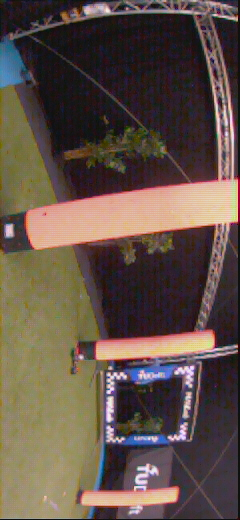
#> input picture sw/airborne/modules/AF_8_V2 alex/Playground/336281060.jpg, 240 x 520 px; its folder holds only this picture in this run
$ python Gate_Detector_V5.py
#> lines starting #> are read from the running program, lines starting #| are printed output that depends on the picture; after the words box and inside, x2 and y2 are one past the last pixel; in counts of white or black regions, pixels touching at a corner belong together
import cv2
import numpy as np
import glob
import os
import re

# ==========================================================
# CONFIGURATION
# ==========================================================
CONF = {
    # HSV Blue Range
    "BLUE_LOW":  np.array([79, 90, 120]),
    "BLUE_HIGH": np.array([137, 220, 255]),
    # BGR pre-filter — (B, G, R) order
    "BGR_LOW":  np.array([70,   17,   20]),
    "BGR_HIGH": np.array([255, 200, 150]),
    "MIN_BBOX_FRAC": 0.002,
    "MIN_ASPECT_RATIO": 2.27,
    "OPEN_KERNEL":  3,
    "CLOSE_KERNEL": 11,
    # Gate validation thresholds
    "GATE_MAX_VERT_DIFF":  0.20,  # max vertical centre diff as fraction of frame height
    "GATE_MIN_HORIZ_DIST": 0.10,  # min horizontal centre dist as fraction of frame width
    "GATE_ANGLE_THRESH":   0.5,
    "DIST_CALIB_M":        0.79,   # metres when gate spans full frame width
}

def get_full_dataset(folder_path):
    files = [f for ext in ("*.jpg", "*.png", "*.jpeg", "*.bmp") for f in glob.glob(os.path.join(folder_path, ext))]
    files.sort(key=lambda f: [int(c) if c.isdigit() else c for c in re.split(r'(\d+)', f)])
    return files

def find_blue_pillars(mask, img_h, img_w):
    """Finds large vertical blue contours.
    Returns:
        pillar_x    – list of X centre positions of accepted pillars
        accepted    – list of (contour, bounding_rect) that passed all filters
        rejected    – list of (contour, bounding_rect) that failed area/aspect filters
    """
    min_bbox_px = CONF["MIN_BBOX_FRAC"] * img_h * img_w
    contours, _ = cv2.findContours(mask, cv2.RETR_EXTERNAL, cv2.CHAIN_APPROX_SIMPLE)
    pillars_x = []
    accepted = []
    rejected = []

    for cnt in contours:
        x, y, w, h = cv2.boundingRect(cnt)
        bbox_area = w * h
        aspect_ratio = h / w if w > 0 else 0
        area_ok  = bbox_area > min_bbox_px
        aspect_ok = aspect_ratio >= CONF["MIN_ASPECT_RATIO"]
        if area_ok and aspect_ok:
            pillars_x.append(x + w // 2)
            accepted.append((cnt, (x, y, w, h)))
        else:
            rejected.append((cnt, (x, y, w, h)))

    best_pair = []
    best_dist = -1
    for i in range(len(accepted)):
        for j in range(i + 1, len(accepted)):
            xi = accepted[i][1][0] + accepted[i][1][2] // 2
            xj = accepted[j][1][0] + accepted[j][1][2] // 2
            dist = abs(xi - xj)
            if dist > best_dist:
                best_dist = dist
                best_pair = sorted([accepted[i], accepted[j]], key=lambda c: c[1][0])

    results = [item[1][0] + item[1][2] // 2 for item in best_pair]
    return results, accepted, rejected

if __name__ == "__main__":
    path = "Data/Playground"
    images = get_full_dataset(path)

    cv2.namedWindow("1. Base Feed")
    cv2.namedWindow("2. Blue Mask")
    cv2.namedWindow("3. Contours / Blobs")
    cv2.namedWindow("4. Gate Detection")
    cv2.namedWindow("5. Camera + Gate")
    cv2.createTrackbar("Index", "4. Gate Detection", 0, max(0, len(images) - 1), lambda x: None)

    while True:
        idx = cv2.getTrackbarPos("Index", "4. Gate Detection")
        img_input = cv2.imread(images[idx])
#> img_input is the input picture: shape (520, 240, 3); mean B, G, R 72.5, 82, 97.6
        if img_input is None: continue

        # --- ROTATION ---
        frame = cv2.rotate(img_input, cv2.ROTATE_90_COUNTERCLOCKWISE)
        h, w = frame.shape[:2]
#> h = 240; w = 520

        # 1. COLOR MASKING
        # Step A — BGR filter
        bgr_mask  = cv2.inRange(frame, CONF["BGR_LOW"], CONF["BGR_HIGH"])
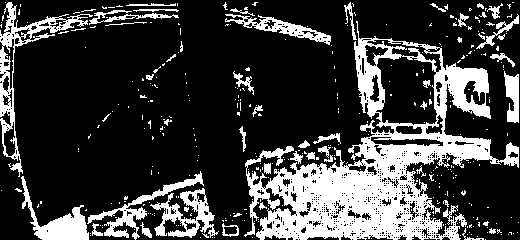
#> bgr_mask: shape (240, 520); 24.2% white; 361 white regions (314 under 20 px), largest, box (x1, y1, x2, y2) and area: (244, 21, 519, 240) 18858, (0, 2, 93, 177) 2115, (21, 176, 89, 240) 1366

        # Step B — HSV filter
        hsv = cv2.cvtColor(frame, cv2.COLOR_BGR2HSV)
#> hsv: shape (240, 520, 3); mean H, S, V 75, 89.8, 101.1
        hsv_mask  = cv2.inRange(hsv, CONF["BLUE_LOW"], CONF["BLUE_HIGH"])
#> hsv_mask: shape (240, 520); 1.5% white; 46 white regions (41 under 20 px), largest, box (x1, y1, x2, y2) and area: (40, 217, 87, 240) 797, (364, 62, 384, 115) 484, (434, 71, 445, 118) 304, (444, 136, 490, 145) 125, (507, 146, 519, 151) 34

        blue_mask = cv2.bitwise_and(bgr_mask, hsv_mask)

        # Clean up noise
        open_k  = np.ones((CONF["OPEN_KERNEL"],  CONF["OPEN_KERNEL"]),  np.uint8)
        blue_mask = cv2.morphologyEx(blue_mask, cv2.MORPH_OPEN,  open_k)
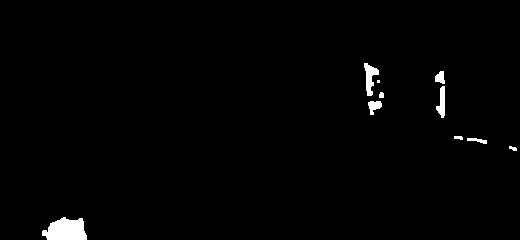
#> blue_mask: shape (240, 520); 1.3% white; 10 white regions (1 under 20 px), largest, box (x1, y1, x2, y2) and area: (42, 217, 87, 240) 778, (364, 63, 379, 96) 253, (436, 86, 445, 118) 176

        # Bridge vertical gaps
        close_k = np.ones((CONF["CLOSE_KERNEL"], 1), np.uint8)   # height × 1 px wide
        blue_mask = cv2.morphologyEx(blue_mask, cv2.MORPH_CLOSE, close_k)
#> blue_mask: shape (240, 520); 1.4% white; 6 white regions

        # 2. DETECTION
        pillar_x, accepted, rejected = find_blue_pillars(blue_mask, h, w)
#> in find_blue_pillars, `contours, _ = cv2.findContours(mask, cv2.RETR_EXTERNAL, cv2.CHAIN_APPR..`: contours = 6 contours, 2 with area under 20; largest, box (x1, y1, x2, y2) and area: (42, 217, 87, 240) 734, (364, 63, 384, 115) 404, (435, 71, 445, 118) 230, (467, 138, 487, 144) 44
#> the loop in find_blue_pillars, `for cnt in contours:` made 6 passes
#> (x, y, w, h, bbox_area, aspect_ratio, area_ok, aspect_ok) on passes 1 to 6: (42, 217, 45, 23, 1035, 0.511, True, False), (509, 146, 8, 5, 40, 0.625, False, False), (467, 138, 20, 6, 120, 0.3, False, False), (454, 136, 9, 4, 36, 0.444, False, False), (435, 71, 10, 47, 470, 4.7, True, True), (364, 63, 20, 52, 1040, 2.6, True, True)
#> after the loop in find_blue_pillars, `for cnt in contours:`: accepted = 2 items; pillars_x = [440, 374]; rejected = 4 items
#> the loop in find_blue_pillars, `for i in range(len(accepted)):` made 2 passes
#> after the loop in find_blue_pillars, `for i in range(len(accepted)):`: best_dist = 66; best_pair = 2 items
#> in find_blue_pillars, `results = [item[1][0] + item[1][2] // 2 for item in best_pair]`: results = [374, 440]
#> pillar_x = [374, 440]; accepted = 2 items; rejected = 4 items

        blob_view = frame.copy()

        # Accepted pillars
        for cnt, (bx, by, bw, bh) in accepted:
            cv2.drawContours(blob_view, [cnt], -1, (0, 255, 0), 2)
            cv2.rectangle(blob_view, (bx, by), (bx + bw, by + bh), (0, 220, 0), 1)
            ratio = bh / bw if bw > 0 else 0
            pct = 100.0 * bw * bh / (h * w)
            label = f"ar:{ratio:.2f} {pct:.1f}%"
            cv2.putText(blob_view, label, (bx, by - 4),
                        cv2.FONT_HERSHEY_SIMPLEX, 0.4, (0, 0, 0), 3, cv2.LINE_AA)
            cv2.putText(blob_view, label, (bx, by - 4),
                        cv2.FONT_HERSHEY_SIMPLEX, 0.4, (0, 255, 0), 1, cv2.LINE_AA)
#> this loop made 2 passes
#> (bx, by, bw, bh, ratio, pct, label) on passes 1 to 2: (435, 71, 10, 47, 4.7, 0.377, 'ar:4.70 0.4%'), (364, 63, 20, 52, 2.6, 0.833, 'ar:2.60 0.8%')
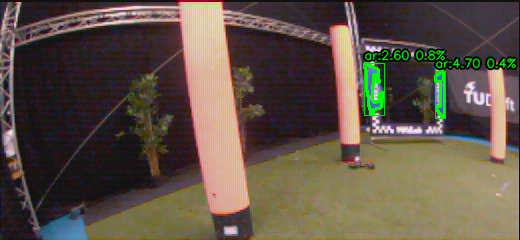
#> blob_view: shape (240, 520, 3); mean B, G, R 69.8, 82.9, 95.4
        # Rejected blobs
        for cnt, (bx, by, bw, bh) in rejected:
            cv2.drawContours(blob_view, [cnt], -1, (0, 0, 255), 1)
            cv2.rectangle(blob_view, (bx, by), (bx + bw, by + bh), (0, 0, 180), 1)
            ratio = bh / bw if bw > 0 else 0
            pct = 100.0 * bw * bh / (h * w)
            label = f":{ratio:.2f} {pct:.1f}%"
            cv2.putText(blob_view, label, (bx, by - 4),
                        cv2.FONT_HERSHEY_SIMPLEX, 0.4, (0, 0, 0), 3, cv2.LINE_AA)
            cv2.putText(blob_view, label, (bx, by - 4),
                        cv2.FONT_HERSHEY_SIMPLEX, 0.4, (0, 0, 255), 1, cv2.LINE_AA)
#> this loop made 4 passes
#> (bx, by, bw, bh, ratio, pct, label) on passes 1 to 4: (42, 217, 45, 23, 0.511, 0.829, ':0.51 0.8%'), (509, 146, 8, 5, 0.625, 0.0321, ':0.62 0.0%'), (467, 138, 20, 6, 0.3, 0.0962, ':0.30 0.1%'), (454, 136, 9, 4, 0.444, 0.0288, ':0.44 0.0%')
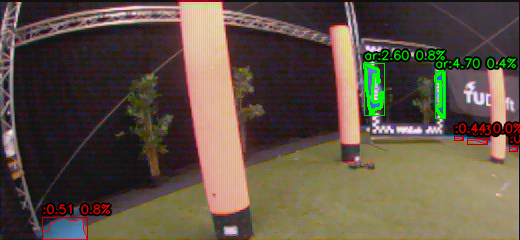
#> blob_view: shape (240, 520, 3); 1.84% of pixels changed, all inside (x1, y1, x2, y2) = (41, 121, 520, 240)

        # Debug counter top-left
        cv2.putText(blob_view, f"ACC:{len(accepted)}  REJ:{len(rejected)}", (5, 18),
                    cv2.FONT_HERSHEY_SIMPLEX, 0.5, (0, 0, 0), 3, cv2.LINE_AA)
        cv2.putText(blob_view, f"ACC:{len(accepted)}  REJ:{len(rejected)}", (5, 18),
                    cv2.FONT_HERSHEY_SIMPLEX, 0.5, (255, 255, 255), 1, cv2.LINE_AA)

        gate_view = np.zeros((h, w, 3), dtype=np.uint8)
        gate_valid = False

        if len(pillar_x) == 2:
            # Find the accepted bbox whose centre X matches each pillar_x
            def find_bbox(cx_target):
#> called with cx_target = 374
                for cnt, (bx, by, bw, bh) in accepted:
                    if bx + bw // 2 == cx_target:
                        return (bx, by, bw, bh)
#> this loop made 2 passes
#> (bx, by, bw, bh) on passes 1 to 2: (435, 71, 10, 47), (364, 63, 20, 52)
                return None

            bbox0 = find_bbox(pillar_x[0])
#> bbox0 = (364, 63, 20, 52)
            bbox1 = find_bbox(pillar_x[1])
#> the loop in find_bbox, `for cnt, (bx, by, bw, bh) in accepted:` made 1 pass
#> bbox1 = (435, 71, 10, 47)

            if bbox0 and bbox1:
                bx0, by0, bw0, bh0 = bbox0
#> bx0 = 364; by0 = 63; bw0 = 20; bh0 = 52
                bx1, by1, bw1, bh1 = bbox1
#> bx1 = 435; by1 = 71; bw1 = 10; bh1 = 47

                cy0 = by0 + bh0 // 2   # vertical centre of left pillar bbox
#> cy0 = 89
                cy1 = by1 + bh1 // 2   # vertical centre of right pillar bbox
#> cy1 = 94

                vert_diff  = abs(cy0 - cy1)
#> vert_diff = 5
                horiz_dist = abs(pillar_x[1] - pillar_x[0])
#> horiz_dist = 66

                vert_ok  = vert_diff  < CONF["GATE_MAX_VERT_DIFF"]  * h
#> vert_ok = True
                horiz_ok = horiz_dist > CONF["GATE_MIN_HORIZ_DIST"] * w
#> horiz_ok = True

                gate_valid = vert_ok and horiz_ok
#> gate_valid = True

                if gate_valid:
                    gate_cx = (pillar_x[0] + pillar_x[1]) // 2
#> gate_cx = 407
                    gate_cy = (cy0 + cy1) // 2
#> gate_cy = 91

                    area0 = bw0 * bh0   # left pillar bbox area
#> area0 = 1040
                    area1 = bw1 * bh1   # right pillar bbox area
#> area1 = 470
                    thresh = CONF["GATE_ANGLE_THRESH"]
                    if area0 > area1 * (1 + thresh):
                        angle_label = "LEFT"
                        angle_colour = (0, 165, 255)
                    elif area1 > area0 * (1 + thresh):
                        angle_label = "RIGHT"
                        angle_colour = (0, 165, 255)
                    else:
                        angle_label = "GOOD"
                        angle_colour = (0, 255, 0)

                    gate_dist_m = CONF["DIST_CALIB_M"] * w / horiz_dist if horiz_dist > 0 else None
#> gate_dist_m = 6.22

        for x in pillar_x:
            cv2.line(gate_view, (x, 0), (x, h), (255, 0, 0), 3)
#> this loop made 2 passes
#> x on passes 1 to 2: 374, 440

        if gate_valid:
            # Green centre line
            cv2.line(gate_view, (gate_cx, 0), (gate_cx, h), (0, 255, 0), 2)

            # Crosshair at gate centre
            cv2.drawMarker(gate_view, (gate_cx, gate_cy), (0, 255, 255),
                           cv2.MARKER_CROSS, 20, 2)

            cv2.putText(gate_view, "GATE DETECTED", (10, 28),
                        cv2.FONT_HERSHEY_SIMPLEX, 0.65, (0, 255, 0), 2)
            cv2.putText(gate_view, f"cx:{gate_cx}px  cy:{gate_cy}px", (10, 52),
                        cv2.FONT_HERSHEY_SIMPLEX, 0.5, (200, 200, 200), 1)
            cv2.putText(gate_view, f"cx:{100*gate_cx/w:.0f}%  cy:{100*gate_cy/h:.0f}%", (10, 70),
                        cv2.FONT_HERSHEY_SIMPLEX, 0.5, (200, 200, 200), 1)
            cv2.putText(gate_view, f"Angle: {angle_label}", (10, 92),
                        cv2.FONT_HERSHEY_SIMPLEX, 0.6, angle_colour, 2)
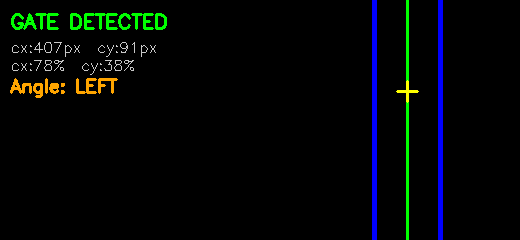
#> gate_view: shape (240, 520, 3); mean of channels 0, 1, 2 5.8, 5.9, 2.6; drawn as B, G, R
            if angle_label == "GOOD" and gate_dist_m is not None:
                cv2.putText(gate_view, f"Dist: {gate_dist_m:.2f} m", (10, 116),
                            cv2.FONT_HERSHEY_SIMPLEX, 0.6, (0, 255, 255), 2)

        elif len(pillar_x) == 2:
            cv2.putText(gate_view, "PILLARS: bad alignment", (10, 30),
                        cv2.FONT_HERSHEY_SIMPLEX, 0.55, (0, 165, 255), 2)

        cam_view = frame.copy()

        if gate_valid:
            gate_half = horiz_dist // 2
#> gate_half = 33
            sq_left   = pillar_x[0]
#> sq_left = 374
            sq_right  = pillar_x[1]
#> sq_right = 440
            sq_top    = max(0, gate_cy - gate_half)
#> sq_top = 58
            sq_bottom = min(h - 1, gate_cy + gate_half)
#> sq_bottom = 124

            # Gate square
            cv2.rectangle(cam_view, (sq_left, sq_top), (sq_right, sq_bottom),
                          (255, 255, 0), 2)

            # Centre crosshair
            cv2.drawMarker(cam_view, (gate_cx, gate_cy), (0, 255, 255),
                           cv2.MARKER_CROSS, 22, 2)
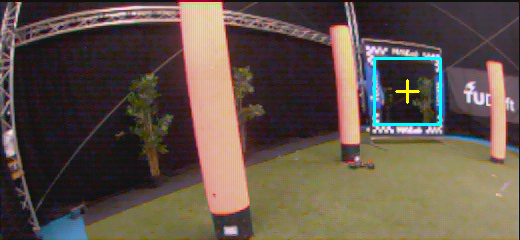
#> cam_view: shape (240, 520, 3); mean B, G, R 73.1, 83.2, 97.1

            def _txt(img, text, pt, colour, scale=0.38, thick=1):
#> called with text = 'LEFT', pt = (444, 95), colour = (0, 165, 255), scale = 0.38, thick = 1
                cv2.putText(img, text, pt, cv2.FONT_HERSHEY_SIMPLEX,
                            scale, (0, 0, 0), thick + 2, cv2.LINE_AA)
                cv2.putText(img, text, pt, cv2.FONT_HERSHEY_SIMPLEX,
                            scale, colour, thick, cv2.LINE_AA)

            if angle_label == "GOOD" and gate_dist_m is not None:
                dist_str = f"{gate_dist_m:.2f}m"
                _txt(cam_view, dist_str, (max(0, sq_left - 38), gate_cy + 4),
                     (0, 255, 255))

            _txt(cam_view, angle_label,
                 (min(w - 45, sq_right + 4), gate_cy + 4), angle_colour)

            # Bottom — cx% / cy% position
            cx_pct = 100 * gate_cx / w
#> cx_pct = 78.27
            cy_pct = 100 * gate_cy / h
#> cy_pct = 37.92
            pos_str = f"x:{cx_pct:.0f}% y:{cy_pct:.0f}%"
#> pos_str = 'x:78% y:38%'
            _txt(cam_view, pos_str,
                 (max(0, gate_cx - 32), min(h - 4, sq_bottom + 12)),
                 (200, 200, 200))
#> call 2 of _txt, with text = 'x:78% y:38%', pt = (375, 136), colour = (200, 200, 200), scale = 0.38, thick = 1
#> in _txt (call 2), `cv2.putText(img, text, pt, cv2.FONT_HERSHEY_SIMPLEX, scale, colour, th..`:
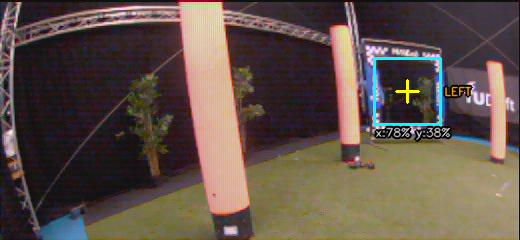
#> img: shape (240, 520, 3); mean B, G, R 72.2, 82.5, 96.4

        else:
            # No valid gate detected
            cv2.putText(cam_view, "No Detection", (w // 2 - 55, h // 2),
                        cv2.FONT_HERSHEY_SIMPLEX, 0.7, (0, 0, 0), 4, cv2.LINE_AA)
            cv2.putText(cam_view, "No Detection", (w // 2 - 55, h // 2),
                        cv2.FONT_HERSHEY_SIMPLEX, 0.7, (0, 0, 255), 2, cv2.LINE_AA)

        cv2.imshow("1. Base Feed",        frame)
        cv2.imshow("2. Blue Mask",        blue_mask)
        cv2.imshow("3. Contours / Blobs", blob_view)
        cv2.imshow("4. Gate Detection",   gate_view)
        cv2.imshow("5. Camera + Gate",    cam_view)

        if cv2.waitKey(30) & 0xFF == ord('q'): break
#> (key q is pressed here)

    cv2.destroyAllWindows()

$ run again, on sw/airborne/modules/AF_8_V2 alex/Playground/340514364.jpg
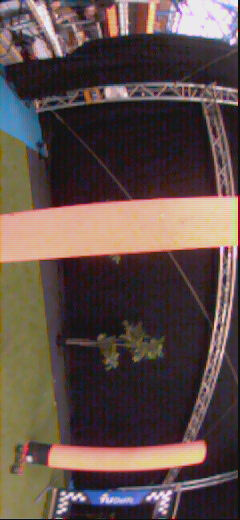
#> input picture sw/airborne/modules/AF_8_V2 alex/Playground/340514364.jpg, 240 x 520 px
#> img_input is the input picture: shape (520, 240, 3); mean B, G, R 73.6, 77.5, 94.8
#> bgr_mask: shape (240, 520); 19.7% white; 214 white regions (180 under 20 px), largest, box (x1, y1, x2, y2) and area: (261, 2, 519, 240) 10991, (39, 153, 176, 240) 2890, (80, 2, 195, 145) 2501
#> hsv: shape (240, 520, 3); mean H, S, V 84.2, 91.4, 99.3
#> hsv_mask: shape (240, 520); 1.9% white; 48 white regions (44 under 20 px), largest, box (x1, y1, x2, y2) and area: (77, 199, 150, 240) 1570, (489, 89, 506, 156) 624, (4, 6, 11, 17) 35, (482, 167, 489, 171) 20
#> contours = 7 contours, 5 with area under 20; largest, box (x1, y1, x2, y2) and area: (79, 199, 149, 240) 1488, (489, 90, 505, 155) 546
#> the loop in find_blue_pillars, `for cnt in contours:` made 7 passes
#> (x, y, w, h, bbox_area, aspect_ratio, area_ok, aspect_ok) on passes 2, 4, 7: (79, 199, 70, 41, 2870, 0.586, True, False), (489, 90, 16, 65, 1040, 4.06, True, True), (5, 6, 5, 7, 35, 1.4, False, False)
#> after the loop in find_blue_pillars, `for cnt in contours:`: accepted = 1 item; pillars_x = [497]; rejected = 6 items
#> the loop in find_blue_pillars, `for i in range(len(accepted)):` made 1 pass
#> after the loop in find_blue_pillars, `for i in range(len(accepted)):`: best_dist = -1; best_pair = []
#> `pillar_x, accepted, rejected = find_blue_pillars(blue_mask, h, w)`: accepted = 1 item; rejected = 6 items
#> the loop `for cnt, (bx, by, bw, bh) in accepted:` made 1 pass
#> (bx, by, bw, bh, ratio, pct, label) on pass 1: (489, 90, 16, 65, 4.06, 0.833, 'ar:4.06 0.8%')
#> after the loop `for cnt, (bx, by, bw, bh) in accepted:`:
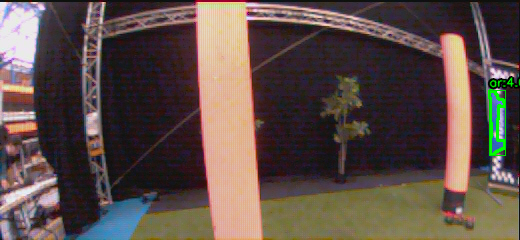
#> blob_view: shape (240, 520, 3); mean B, G, R 72.6, 78.1, 94.1
#> the loop `for cnt, (bx, by, bw, bh) in rejected:` made 6 passes
#> (cnt, bx, by, bw, bh, ratio, pct, label) on passes 1, 3, 4, 5: ([[0, 215], [0, 218], [1, 218], [1, 215]], 0, 215, 2, 4, 2, 0.00641, ':2.00 0.0%'), ([[484, 167], [484, 169], [488, 169], [488, 167]], 484, 167, 5, 3, 0.6, 0.012, ':0.60 0.0%'), ([[31, 68], [31, 71], [33, 71], [33, 68]], 31, 68, 3, 4, 1.33, 0.00962, ':1.33 0.0%'), ([[0, 64], [0, 66], [1, 66], [1, 64]], 0, 64, 2, 3, 1.5, 0.00481, ':1.50 0.0%')
#> `cv2.putText(cam_view, "No Detection", (w // 2 - 55, h // 2), cv2.FONT_..`:
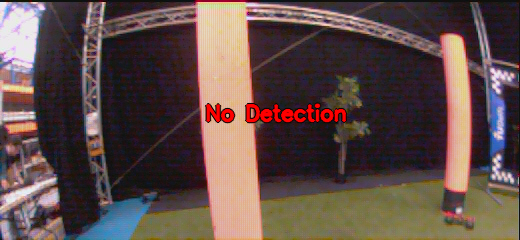
#> cam_view: shape (240, 520, 3); mean B, G, R 72.6, 76.4, 95.8

$ run again, on sw/airborne/modules/AF_8_V2 alex/Playground/341181015.jpg
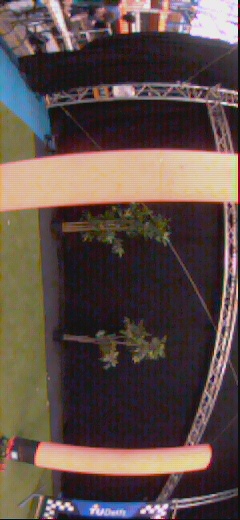
#> input picture sw/airborne/modules/AF_8_V2 alex/Playground/341181015.jpg, 240 x 520 px
#> img_input is the input picture: shape (520, 240, 3); mean B, G, R 73.1, 78.2, 94.8
#> bgr_mask: shape (240, 520); 19.4% white; 285 white regions (246 under 20 px), largest, box (x1, y1, x2, y2) and area: (0, 2, 163, 240) 8758, (209, 191, 519, 240) 7057, (473, 42, 519, 191) 1643
#> hsv: shape (240, 520, 3); mean H, S, V 82.2, 93.4, 99.8
#> hsv_mask: shape (240, 520); 2.4% white; 55 white regions (51 under 20 px), largest, box (x1, y1, x2, y2) and area: (47, 190, 140, 240) 1933, (500, 92, 518, 168) 756, (6, 123, 11, 132) 29, (0, 196, 6, 203) 26
#> contours = 7 contours, 5 with area under 20; largest, box (x1, y1, x2, y2) and area: (50, 190, 139, 240) 1824, (500, 94, 518, 167) 621
#> the loop in find_blue_pillars, `for cnt in contours:` made 7 passes
#> (x, y, w, h, bbox_area, aspect_ratio, area_ok, aspect_ok) on passes 1, 2, 5: (0, 198, 6, 5, 30, 0.833, False, False), (50, 190, 89, 50, 4450, 0.562, True, False), (500, 94, 18, 73, 1314, 4.06, True, True)
#> after the loop in find_blue_pillars, `for cnt in contours:`: accepted = 1 item; pillars_x = [509]; rejected = 6 items
#> the loop in find_blue_pillars, `for i in range(len(accepted)):` made 1 pass
#> after the loop in find_blue_pillars, `for i in range(len(accepted)):`: best_dist = -1; best_pair = []
#> `pillar_x, accepted, rejected = find_blue_pillars(blue_mask, h, w)`: accepted = 1 item; rejected = 6 items
#> the loop `for cnt, (bx, by, bw, bh) in accepted:` made 1 pass
#> (bx, by, bw, bh, ratio, pct, label) on pass 1: (500, 94, 18, 73, 4.06, 1.05, 'ar:4.06 1.1%')
#> after the loop `for cnt, (bx, by, bw, bh) in accepted:`:
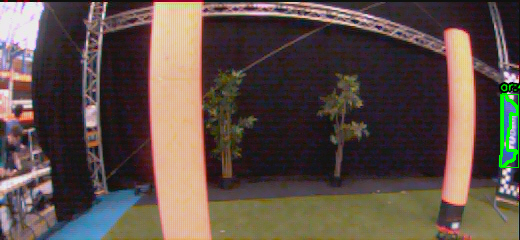
#> blob_view: shape (240, 520, 3); mean B, G, R 72.1, 79, 94.2
#> the loop `for cnt, (bx, by, bw, bh) in rejected:` made 6 passes
#> (cnt, bx, by, bw, bh, ratio, pct, label) on passes 3 to 6: ([[515, 129], [515, 131], [517, 131], [517, 129]], 515, 129, 3, 3, 1, 0.00721, ':1.00 0.0%'), ([[7, 127], [7, 130], [9, 130], [9, 127]], 7, 127, 3, 4, 1.33, 0.00962, ':1.33 0.0%'), ([[16, 52], [16, 54], [18, 54], [18, 52]], 16, 52, 3, 3, 1, 0.00721, ':1.00 0.0%'), ([[0, 45], [0, 47], [3, 47], [3, 45]], 0, 45, 4, 3, 0.75, 0.00962, ':0.75 0.0%')
#> `cv2.putText(cam_view, "No Detection", (w // 2 - 55, h // 2), cv2.FONT_..`:
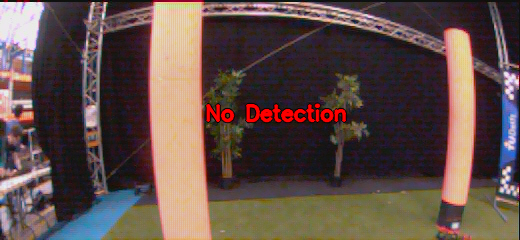
#> cam_view: shape (240, 520, 3); mean B, G, R 72.6, 77.6, 96.5
